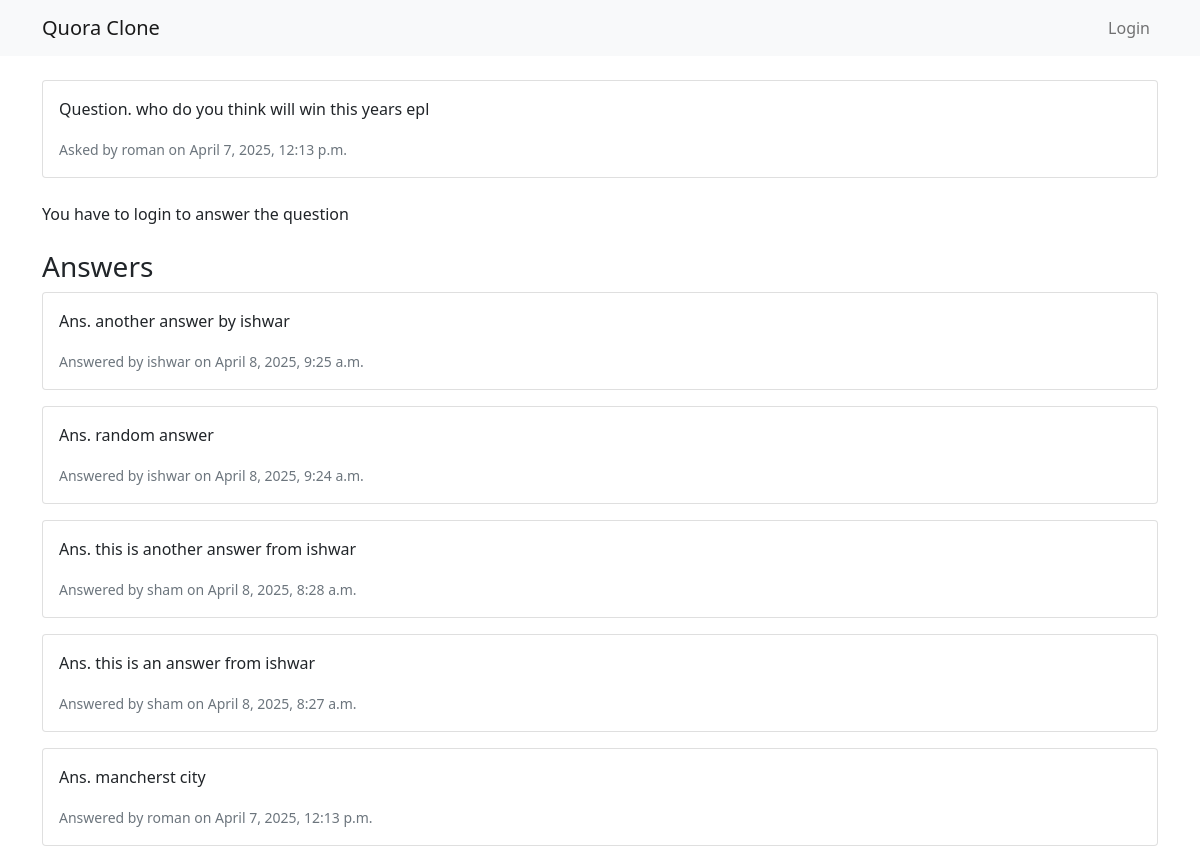
/question/3/, run on the app's committed database.
### questions/models.py (models this page shows, shortened)
class Question(models.Model):
    topic = models.CharField(max_length=200)
    question = models.TextField()
    author = models.ForeignKey(User, on_delete=models.CASCADE)
    created_at = models.DateTimeField(auto_now_add=True)
    updated_at = models.DateTimeField(auto_now=True)

class Answer(models.Model):
    question = models.ForeignKey(Question, on_delete=models.CASCADE, related_name='answers')
    answer = models.TextField()
    author = models.ForeignKey(User, on_delete=models.CASCADE)
    created_at = models.DateTimeField(auto_now_add=True)
    updated_at = models.DateTimeField(auto_now=True)
    likes = models.ManyToManyField(User, related_name='liked_answers', blank=True)

### questions/views.py (the view)
# urls.py: path('question/<int:pk>/', views.question_detail, name='question_detail'),
def question_detail(request, pk):
    question = get_object_or_404(Question, pk=pk)
    answers = question.answers.all().order_by('-created_at')
    if request.method == 'POST':
        form = AnswerForm(request.POST)
        if form.is_valid():
            answer = form.save(commit=False)
            answer.author = request.user
            answer.question = question
            answer.save()
            return redirect('question_detail', pk=pk)
    else:
        form = AnswerForm()
    return render(request, 'questions/question_detail.html',
                 {'question': question, 'answers': answers, 'form': form})

### questions/templates/questions/question_detail.html (shortened to what this page needs)
{% extends 'questions/base.html' %}
{% block content %}
    <div class="card mb-4">
        <div class="card-body">
            <p class="card-text">Question. {{ question.question }}</p>
            <small class="text-muted">Asked by {{ question.author.username }} on {{ question.created_at }}</small>
        </div>
    </div>
    {% if not user.is_authenticated %}
    You have to login to answer the question
    {% endif %}
    <br>
     <br>
    <h3>Answers</h3>
    {% for answer in answers %}
        <div class="card mb-3">
            <div class="card-body">
                <p class="card-text">Ans. {{ answer.answer }}</p>
                <small class="text-muted">
                    Answered by {{ answer.author.username }} on {{ answer.created_at }}
                </small>
            </div>
        </div>
    {% endfor %}
{% endblock %}

### data on the page
Question: question "who do you think will win this years epl", author.username "roman", created_at "April 7, 2025, 12:13 p.m."
Answer: answer "another answer by ishwar", author.username "ishwar", created_at "April 8, 2025, 9:25 a.m."
Answer: answer "random answer", author.username "ishwar", created_at "April 8, 2025, 9:24 a.m."
Answer: answer "this is another answer from ishwar", author.username "sham", created_at "April 8, 2025, 8:28 a.m."
Answer: answer "this is an answer from ishwar", author.username "sham", created_at "April 8, 2025, 8:27 a.m."
Answer: answer "mancherst city", author.username "roman", created_at "April 7, 2025, 12:13 p.m."
